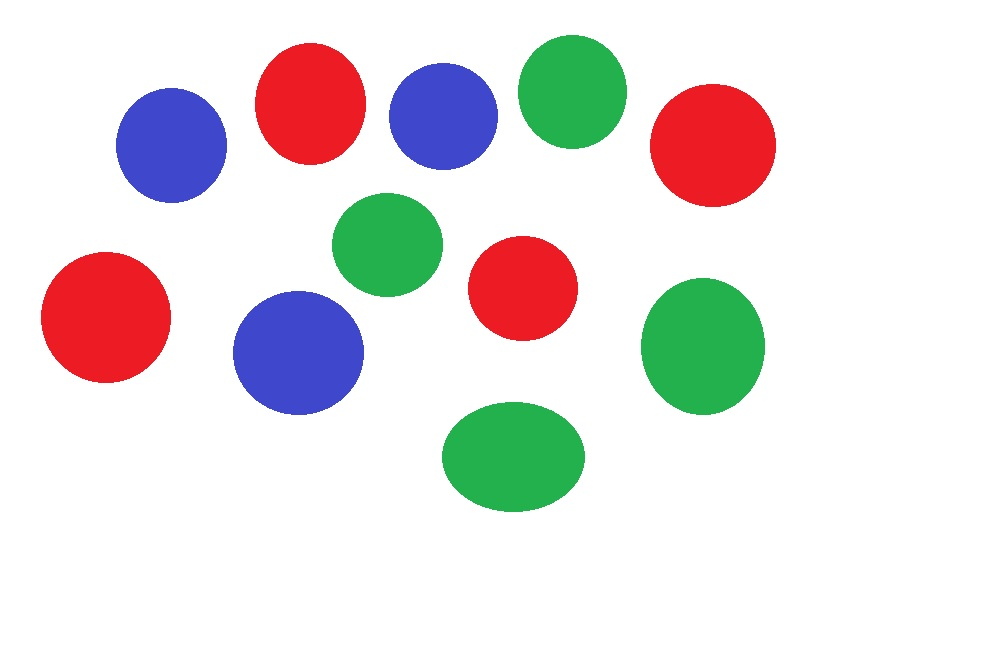
#> input picture Color_Detector_HSV/images/color_code.jpg, 1000 x 667 px
$ python HSV_color_detection.py
#> lines starting #> are read from the running program, lines starting #| are printed output that depends on the picture; after the words box and inside, x2 and y2 are one past the last pixel; in counts of white or black regions, pixels touching at a corner belong together
import cv2
import numpy as np
img=cv2.imread('images/color_code.jpg')#import file
#> img is the input picture: shape (667, 1000, 3); mean B, G, R 225.7, 225.5, 229.7
while True:
    hsv_img=cv2.cvtColor(img, cv2.COLOR_BGR2HSV)#convert RGB to HSV
#> hsv_img: shape (667, 1000, 3); mean H, S, V 27, 37.4, 245.9

    #Red Color
    low_red=np.array([161, 155, 84])#lowe range for Red Color
    high_red=np.array([179, 255, 255])#upper range for Red Color
    red_mask=cv2.inRange(hsv_img, low_red, high_red)#create mask
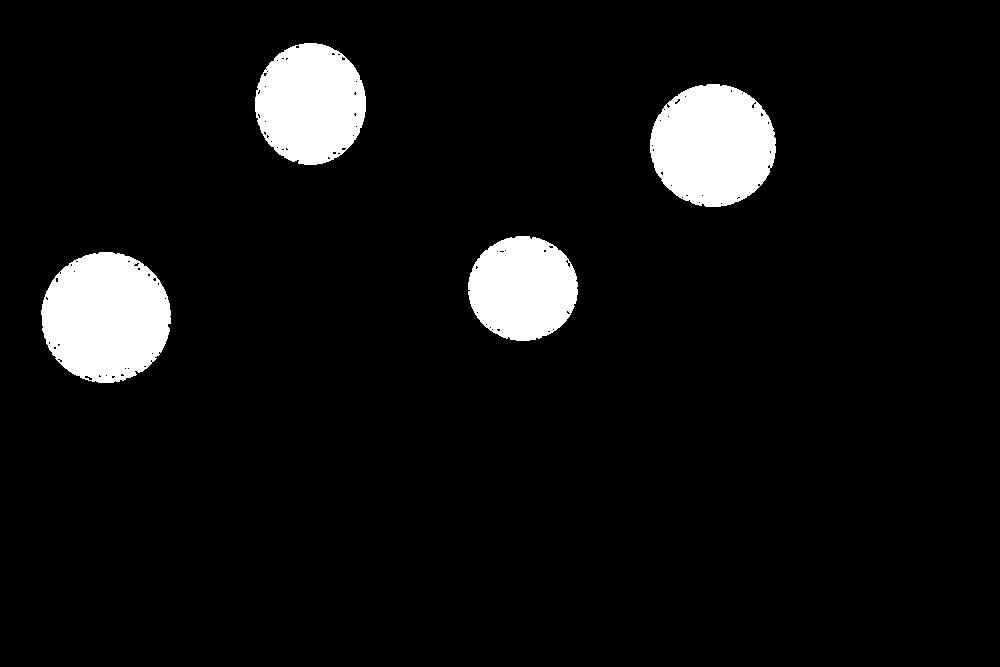
#> red_mask: shape (667, 1000); 6.7% white; 4 white regions, box (x1, y1, x2, y2) and area: (41, 252, 171, 383) 13190, (650, 84, 776, 207) 12051, (255, 43, 366, 165) 10490, (468, 236, 578, 341) 8971
    red =cv2.bitwise_and(img, img, mask=red_mask)#extract image using bitwise
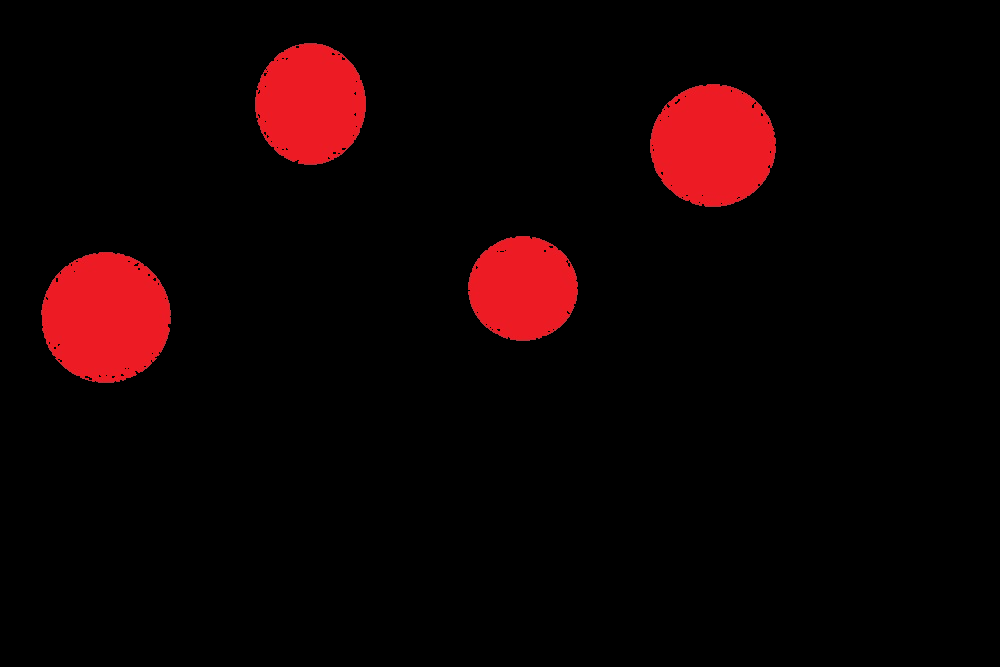
#> red: shape (667, 1000, 3); mean B, G, R 2.5, 1.9, 15.8
    cv2.imshow('Image', img)#show original image
    cv2.imshow('Red Mask', red)#show extracted image

    #Blue
    low_blue=np.array([94, 80, 2])
    high_blue=np.array([126, 255, 255])
    blue_mask=cv2.inRange(hsv_img, low_blue, high_blue)
#> blue_mask: shape (667, 1000); 4.8% white; 3 white regions, box (x1, y1, x2, y2) and area: (233, 291, 364, 415) 12750, (116, 88, 227, 203) 10005, (389, 63, 498, 170) 9162
    blue =cv2.bitwise_and(img, img, mask=blue_mask)
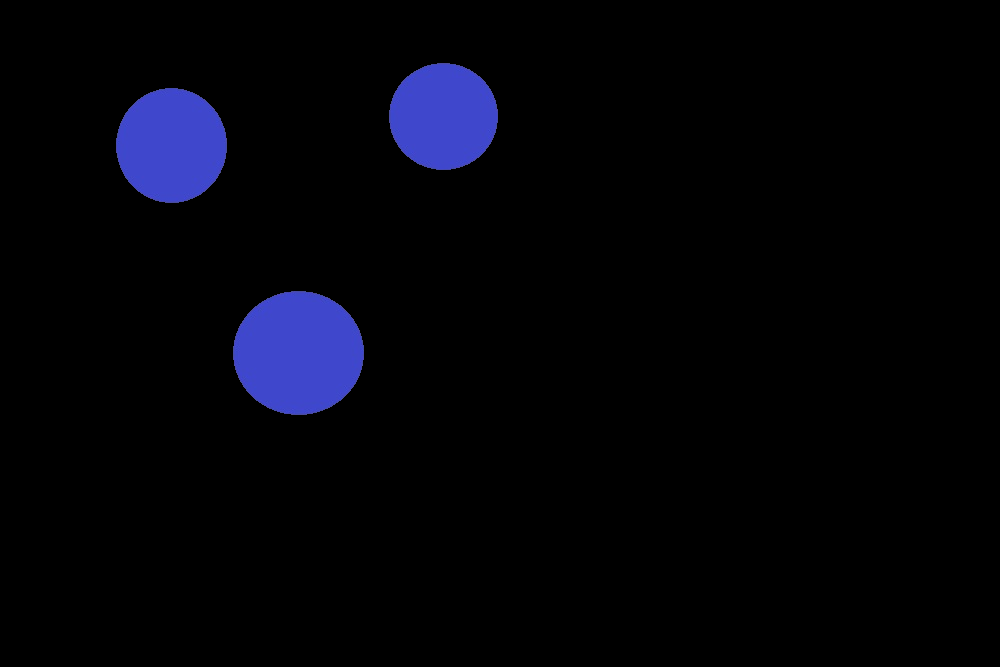
#> blue: shape (667, 1000, 3); mean B, G, R 9.7, 3.4, 3
    cv2.imshow('Image', img)
    cv2.imshow('Blue Mask', blue)

    #Green
    low_green=np.array([25, 52, 72])
    high_green=np.array([102, 255, 255])
    green_mask=cv2.inRange(hsv_img, low_green, high_green)
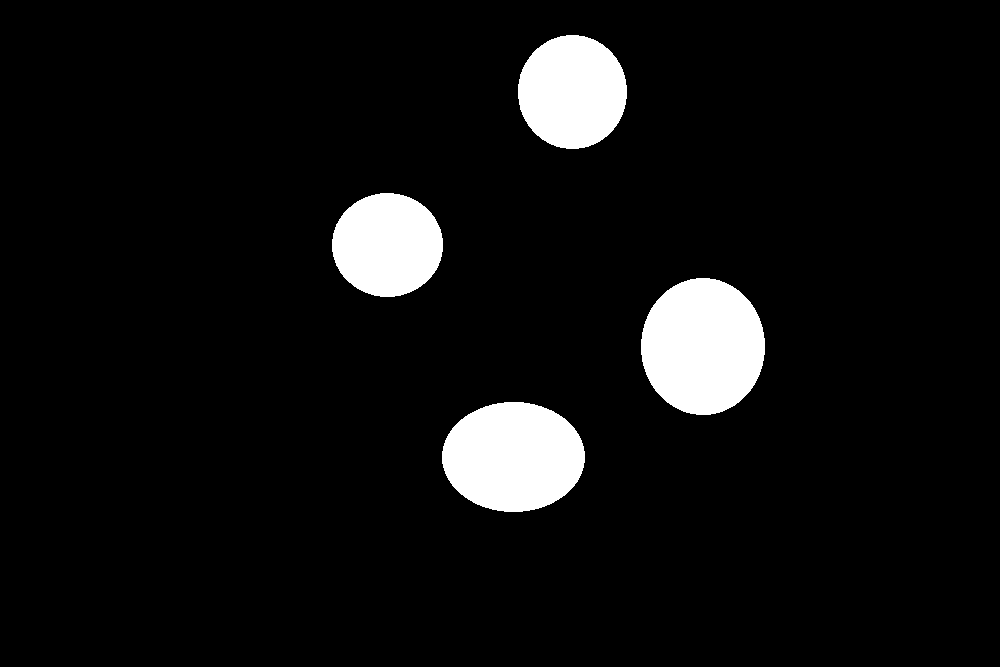
#> green_mask: shape (667, 1000); 6.7% white; 4 white regions, box (x1, y1, x2, y2) and area: (641, 278, 765, 415) 13332, (442, 402, 585, 512) 12346, (518, 35, 627, 149) 9761, (332, 193, 443, 297) 9052
    green =cv2.bitwise_and(img, img, mask=green_mask)
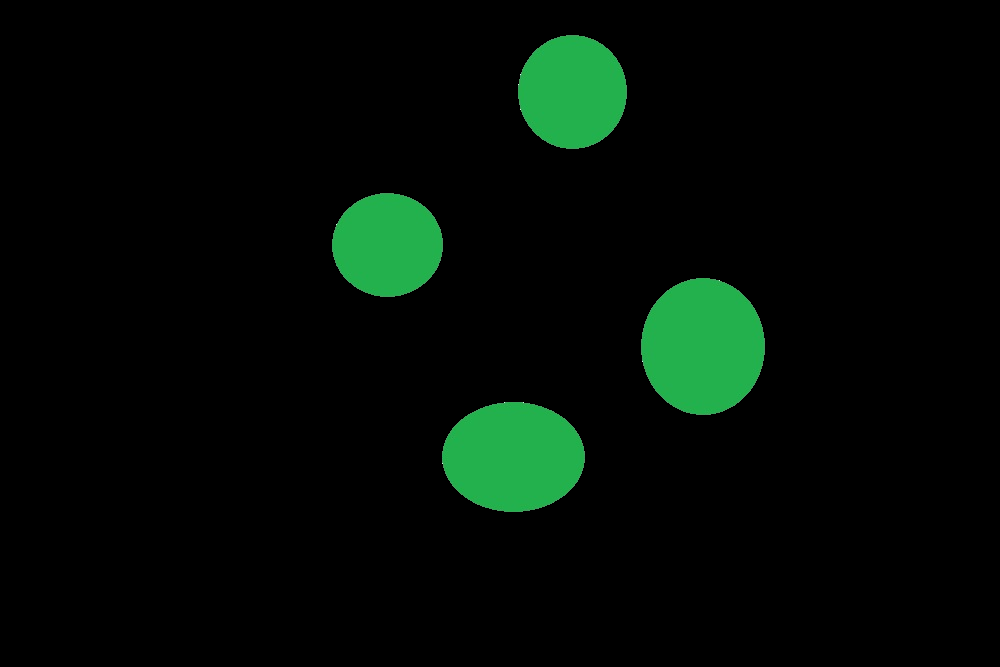
#> green: shape (667, 1000, 3); mean B, G, R 5.2, 11.8, 2.4
    cv2.imshow('Image', img)
    cv2.imshow('Green Mask', green)

    #All colors except white
    low=np.array([0, 42, 0])
    high=np.array([179, 255, 255])
    mask=cv2.inRange(hsv_img, low, high)
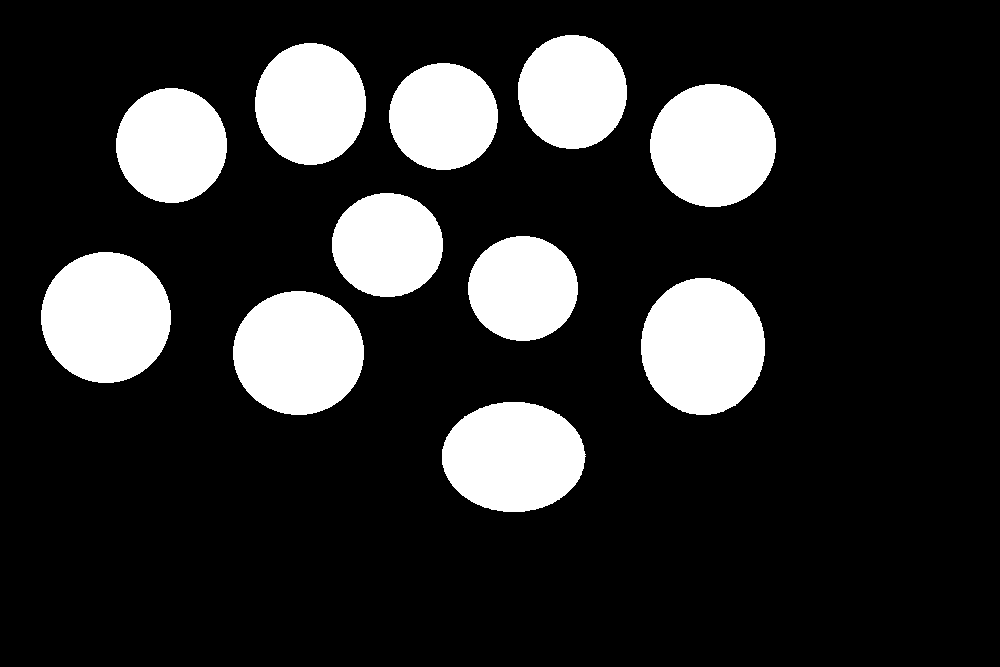
#> mask: shape (667, 1000); 18.3% white; 11 white regions, largest, box (x1, y1, x2, y2) and area: (641, 278, 765, 415) 13371, (41, 252, 171, 383) 13362, (233, 291, 364, 415) 12750
    result =cv2.bitwise_and(img, img, mask=mask)
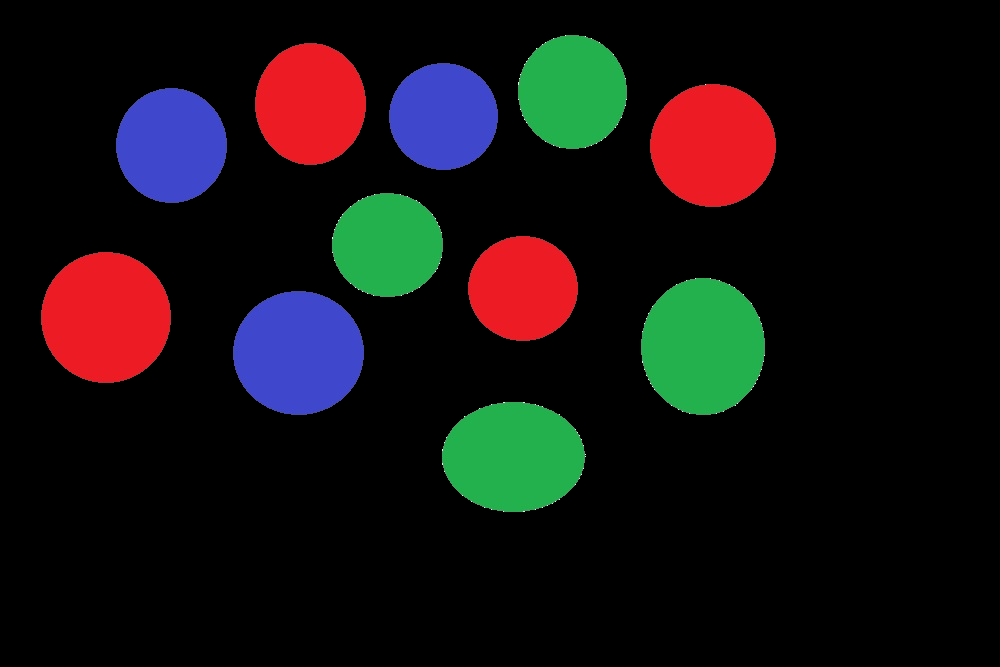
#> result: shape (667, 1000, 3); mean B, G, R 17.4, 17.1, 21.4

    cv2.imshow('Frame', img)
    cv2.imshow('Detected Frame', result)


    key=cv2.waitKey(1)
#> (key Esc is pressed here)
    if key == 13:
        break
cv2.waitKey(0)
cv2.destroyAllWindows()
